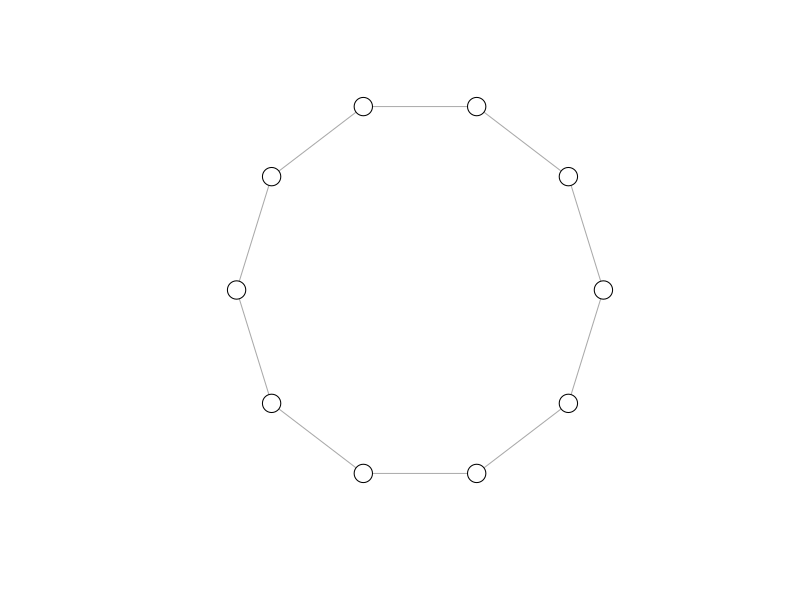
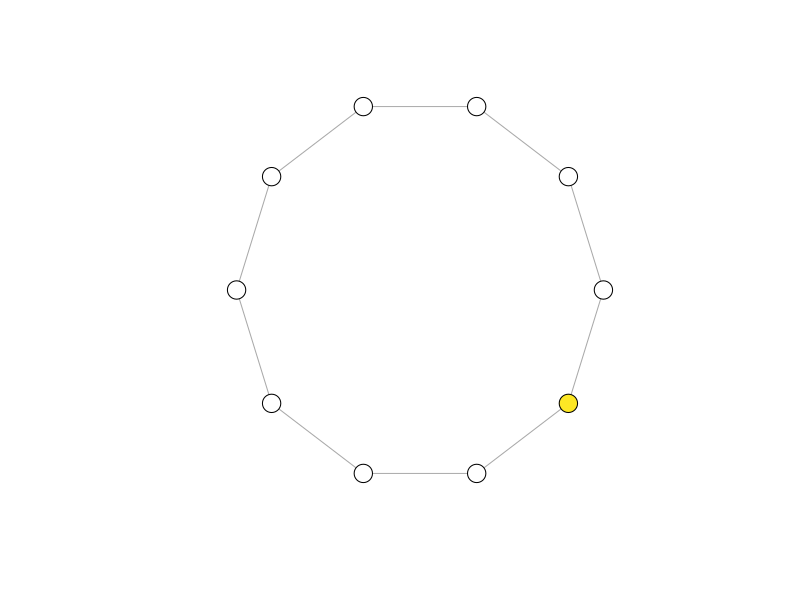
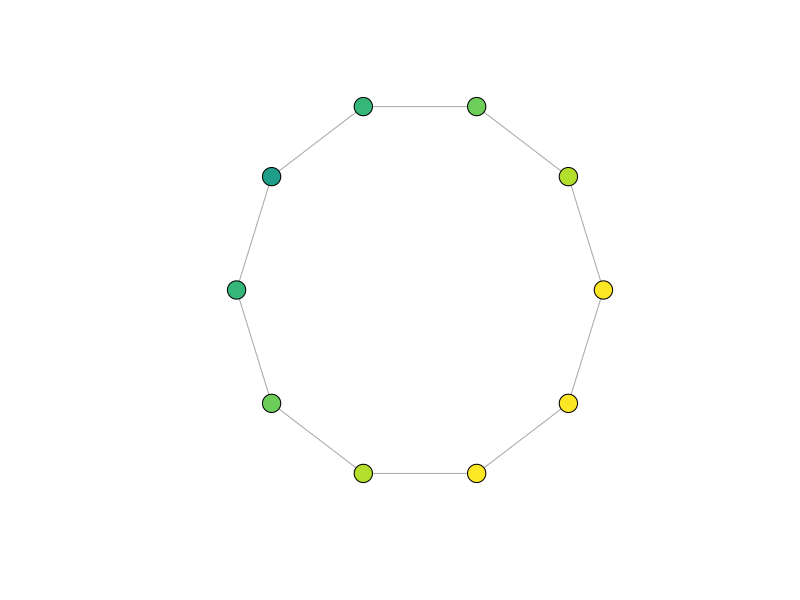

R code for these plots, in order:
library(viridis)
library(tidygraph)
library(ggraph)
library(igraph)

N = 10
ring <- create_ring(N)

hop_distance <- function(i,j,N){min(abs(i-j), abs(j-i), abs(j-i-N), abs(i-j-N))}

viridis_pallete <- viridis::viridis(N)
viridis_pallete_rev <- rev(viridis_pallete)

white_pallete <- c()
for (i in 1:10){white_pallete <- c(white_pallete, "white")}

png("circle1.png")
plot(ring, 
     vertex.size=10, vertex.label=NA, layout=layout_in_circle, vertex.color = white_pallete)
dev.off()

white_pallete[N] <- viridis_pallete[N]

png("circle2.png")
plot(ring, 
     vertex.size=10, vertex.label=NA, layout=layout_in_circle, vertex.color = white_pallete)
dev.off()

new_pal <- c()
for (i in 1:10){new_pal <- c(new_pal, viridis_pallete_rev[hop_distance(1,i,10)])}
new_pal[1] <- viridis_pallete[N]
png("circle3.png")
plot(ring, vertex.size=10, vertex.label=NA, layout=layout_in_circle, vertex.color = new_pal)
dev.off()
